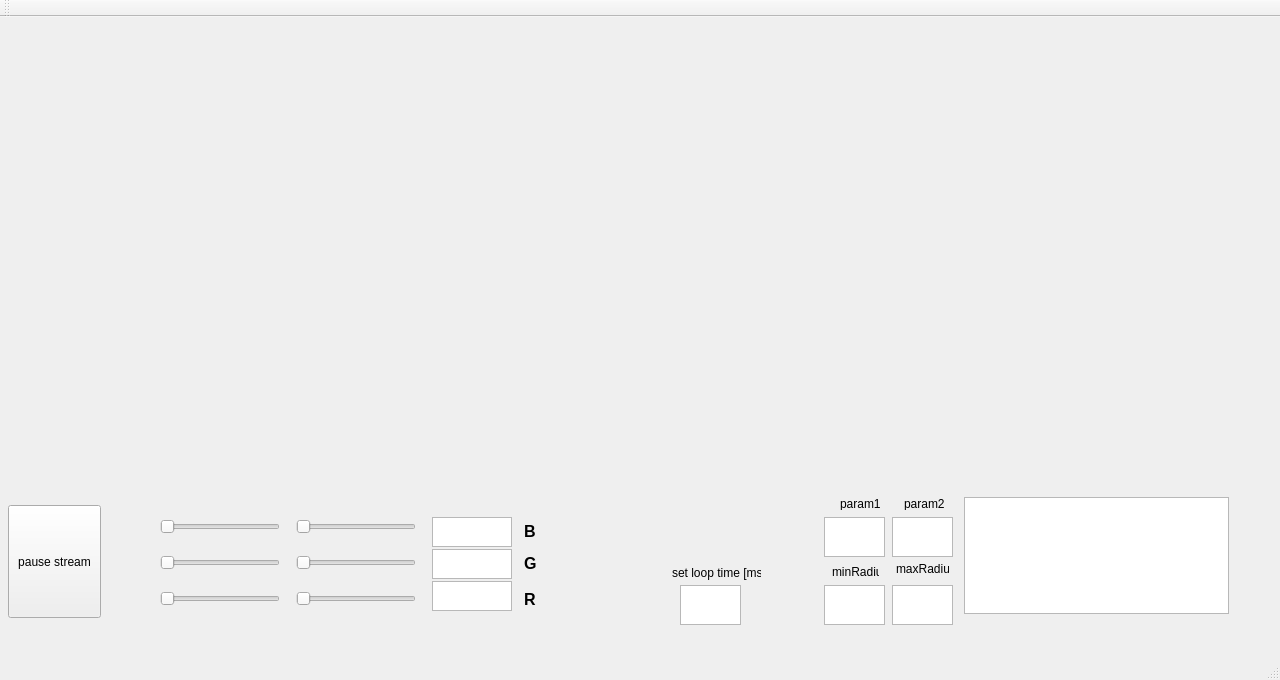
<?xml version="1.0" encoding="UTF-8"?>
<ui version="4.0">
 <class>MainWindow</class>
 <widget class="QMainWindow" name="MainWindow">
  <property name="geometry">
   <rect>
    <x>0</x>
    <y>0</y>
    <width>1280</width>
    <height>680</height>
   </rect>
  </property>
  <property name="windowTitle">
   <string>MainWindow</string>
  </property>
  <widget class="QWidget" name="centralWidget">
   <widget class="QLabel" name="lblOriginal">
    <property name="enabled">
     <bool>true</bool>
    </property>
    <property name="geometry">
     <rect>
      <x>0</x>
      <y>0</y>
      <width>640</width>
      <height>480</height>
     </rect>
    </property>
    <property name="autoFillBackground">
     <bool>true</bool>
    </property>
    <property name="text">
     <string/>
    </property>
   </widget>
   <widget class="QLabel" name="lblProcessed">
    <property name="geometry">
     <rect>
      <x>640</x>
      <y>0</y>
      <width>640</width>
      <height>480</height>
     </rect>
    </property>
    <property name="autoFillBackground">
     <bool>true</bool>
    </property>
    <property name="text">
     <string/>
    </property>
   </widget>
   <widget class="QPushButton" name="btnPauseResume">
    <property name="geometry">
     <rect>
      <x>8</x>
      <y>488</y>
      <width>93</width>
      <height>113</height>
     </rect>
    </property>
    <property name="text">
     <string>pause stream</string>
    </property>
   </widget>
   <widget class="QPlainTextEdit" name="txtXYRadius">
    <property name="geometry">
     <rect>
      <x>964</x>
      <y>480</y>
      <width>265</width>
      <height>117</height>
     </rect>
    </property>
    <property name="readOnly">
     <bool>true</bool>
    </property>
   </widget>
   <widget class="QSlider" name="SldBlueLower">
    <property name="geometry">
     <rect>
      <x>160</x>
      <y>500</y>
      <width>120</width>
      <height>20</height>
     </rect>
    </property>
    <property name="maximum">
     <number>255</number>
    </property>
    <property name="orientation">
     <enum>Qt::Horizontal</enum>
    </property>
   </widget>
   <widget class="QSlider" name="SldGreenLower">
    <property name="geometry">
     <rect>
      <x>160</x>
      <y>536</y>
      <width>120</width>
      <height>20</height>
     </rect>
    </property>
    <property name="maximum">
     <number>255</number>
    </property>
    <property name="orientation">
     <enum>Qt::Horizontal</enum>
    </property>
   </widget>
   <widget class="QSlider" name="SldRedLower">
    <property name="geometry">
     <rect>
      <x>160</x>
      <y>572</y>
      <width>120</width>
      <height>20</height>
     </rect>
    </property>
    <property name="maximum">
     <number>255</number>
    </property>
    <property name="orientation">
     <enum>Qt::Horizontal</enum>
    </property>
   </widget>
   <widget class="QPlainTextEdit" name="SldBlueValue">
    <property name="geometry">
     <rect>
      <x>432</x>
      <y>500</y>
      <width>80</width>
      <height>30</height>
     </rect>
    </property>
    <property name="font">
     <font>
      <family>Arial</family>
      <pointsize>10</pointsize>
      <weight>75</weight>
      <bold>true</bold>
     </font>
    </property>
    <property name="readOnly">
     <bool>true</bool>
    </property>
   </widget>
   <widget class="QPlainTextEdit" name="SldGreenValue">
    <property name="geometry">
     <rect>
      <x>432</x>
      <y>532</y>
      <width>80</width>
      <height>30</height>
     </rect>
    </property>
    <property name="font">
     <font>
      <family>Arial</family>
      <pointsize>10</pointsize>
      <weight>75</weight>
      <bold>true</bold>
     </font>
    </property>
    <property name="readOnly">
     <bool>true</bool>
    </property>
   </widget>
   <widget class="QPlainTextEdit" name="SldRedValue">
    <property name="geometry">
     <rect>
      <x>432</x>
      <y>564</y>
      <width>80</width>
      <height>30</height>
     </rect>
    </property>
    <property name="font">
     <font>
      <family>Arial</family>
      <pointsize>10</pointsize>
      <weight>75</weight>
      <bold>true</bold>
     </font>
    </property>
    <property name="readOnly">
     <bool>true</bool>
    </property>
   </widget>
   <widget class="QSlider" name="SldBlueUpper">
    <property name="geometry">
     <rect>
      <x>296</x>
      <y>500</y>
      <width>120</width>
      <height>20</height>
     </rect>
    </property>
    <property name="maximum">
     <number>255</number>
    </property>
    <property name="orientation">
     <enum>Qt::Horizontal</enum>
    </property>
   </widget>
   <widget class="QSlider" name="SldGreenUpper">
    <property name="geometry">
     <rect>
      <x>296</x>
      <y>536</y>
      <width>120</width>
      <height>20</height>
     </rect>
    </property>
    <property name="maximum">
     <number>255</number>
    </property>
    <property name="orientation">
     <enum>Qt::Horizontal</enum>
    </property>
   </widget>
   <widget class="QSlider" name="SldRedUpper">
    <property name="geometry">
     <rect>
      <x>296</x>
      <y>572</y>
      <width>120</width>
      <height>20</height>
     </rect>
    </property>
    <property name="maximum">
     <number>255</number>
    </property>
    <property name="orientation">
     <enum>Qt::Horizontal</enum>
    </property>
   </widget>
   <widget class="QLabel" name="B">
    <property name="geometry">
     <rect>
      <x>524</x>
      <y>508</y>
      <width>30</width>
      <height>13</height>
     </rect>
    </property>
    <property name="font">
     <font>
      <family>Arial</family>
      <pointsize>12</pointsize>
      <weight>75</weight>
      <bold>true</bold>
     </font>
    </property>
    <property name="text">
     <string>B</string>
    </property>
   </widget>
   <widget class="QLabel" name="G">
    <property name="geometry">
     <rect>
      <x>524</x>
      <y>540</y>
      <width>30</width>
      <height>13</height>
     </rect>
    </property>
    <property name="font">
     <font>
      <family>Arial</family>
      <pointsize>12</pointsize>
      <weight>75</weight>
      <bold>true</bold>
     </font>
    </property>
    <property name="text">
     <string>G</string>
    </property>
   </widget>
   <widget class="QLabel" name="R">
    <property name="geometry">
     <rect>
      <x>524</x>
      <y>576</y>
      <width>30</width>
      <height>13</height>
     </rect>
    </property>
    <property name="font">
     <font>
      <family>Arial</family>
      <pointsize>12</pointsize>
      <weight>75</weight>
      <bold>true</bold>
     </font>
    </property>
    <property name="text">
     <string>R</string>
    </property>
   </widget>
   <widget class="QPlainTextEdit" name="txtparam1">
    <property name="geometry">
     <rect>
      <x>824</x>
      <y>500</y>
      <width>61</width>
      <height>40</height>
     </rect>
    </property>
    <property name="overwriteMode">
     <bool>true</bool>
    </property>
   </widget>
   <widget class="QPlainTextEdit" name="txtminRadius">
    <property name="geometry">
     <rect>
      <x>824</x>
      <y>568</y>
      <width>61</width>
      <height>40</height>
     </rect>
    </property>
    <property name="overwriteMode">
     <bool>true</bool>
    </property>
   </widget>
   <widget class="QPlainTextEdit" name="txtparam2">
    <property name="geometry">
     <rect>
      <x>892</x>
      <y>500</y>
      <width>61</width>
      <height>40</height>
     </rect>
    </property>
    <property name="overwriteMode">
     <bool>true</bool>
    </property>
   </widget>
   <widget class="QPlainTextEdit" name="txtmaxRadius">
    <property name="geometry">
     <rect>
      <x>892</x>
      <y>568</y>
      <width>61</width>
      <height>40</height>
     </rect>
    </property>
    <property name="overwriteMode">
     <bool>true</bool>
    </property>
   </widget>
   <widget class="QLabel" name="lblparam1">
    <property name="geometry">
     <rect>
      <x>840</x>
      <y>480</y>
      <width>47</width>
      <height>13</height>
     </rect>
    </property>
    <property name="text">
     <string>param1</string>
    </property>
   </widget>
   <widget class="QLabel" name="lblparam2">
    <property name="geometry">
     <rect>
      <x>904</x>
      <y>480</y>
      <width>47</width>
      <height>13</height>
     </rect>
    </property>
    <property name="text">
     <string>param2</string>
    </property>
   </widget>
   <widget class="QLabel" name="lblminRadius">
    <property name="geometry">
     <rect>
      <x>832</x>
      <y>548</y>
      <width>47</width>
      <height>13</height>
     </rect>
    </property>
    <property name="text">
     <string>minRadius</string>
    </property>
   </widget>
   <widget class="QLabel" name="lblmaxRadius">
    <property name="geometry">
     <rect>
      <x>896</x>
      <y>544</y>
      <width>53</width>
      <height>16</height>
     </rect>
    </property>
    <property name="text">
     <string>maxRadius</string>
    </property>
   </widget>
   <widget class="QPlainTextEdit" name="txtLoopTime">
    <property name="geometry">
     <rect>
      <x>680</x>
      <y>568</y>
      <width>61</width>
      <height>40</height>
     </rect>
    </property>
    <property name="overwriteMode">
     <bool>true</bool>
    </property>
   </widget>
   <widget class="QLabel" name="label">
    <property name="geometry">
     <rect>
      <x>672</x>
      <y>548</y>
      <width>89</width>
      <height>16</height>
     </rect>
    </property>
    <property name="text">
     <string>set loop time [ms]</string>
    </property>
   </widget>
  </widget>
  <widget class="QMenuBar" name="menuBar">
   <property name="geometry">
    <rect>
     <x>0</x>
     <y>0</y>
     <width>1280</width>
     <height>18</height>
    </rect>
   </property>
  </widget>
  <widget class="QToolBar" name="mainToolBar">
   <attribute name="toolBarArea">
    <enum>TopToolBarArea</enum>
   </attribute>
   <attribute name="toolBarBreak">
    <bool>false</bool>
   </attribute>
  </widget>
  <widget class="QStatusBar" name="statusBar"/>
 </widget>
 <layoutdefault spacing="6" margin="11"/>
 <resources/>
 <connections/>
</ui>
